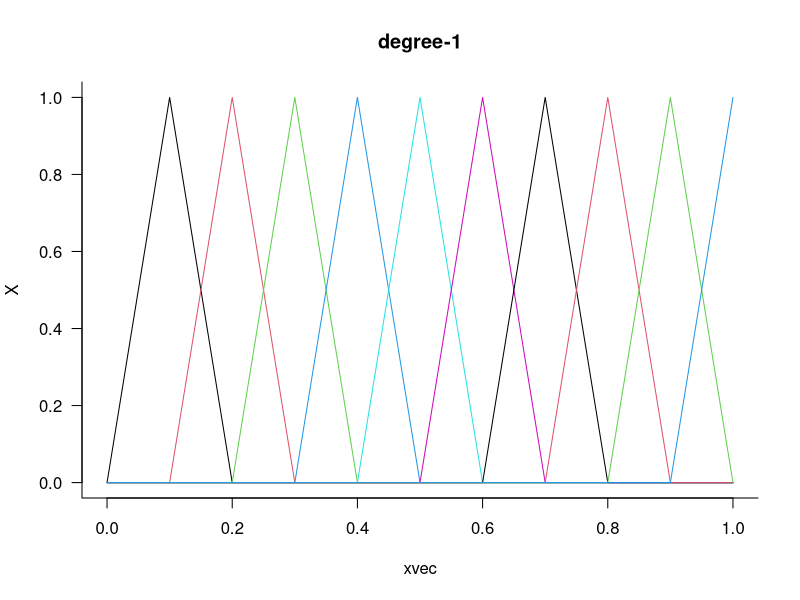
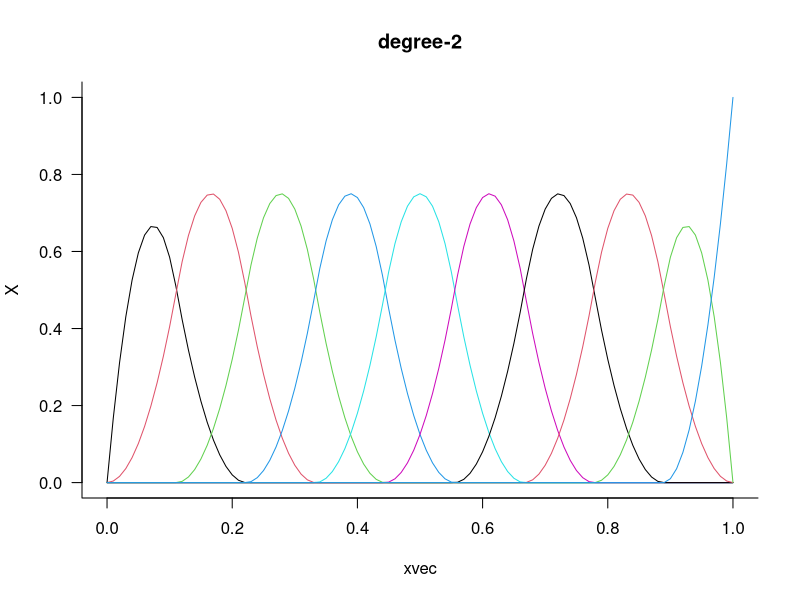
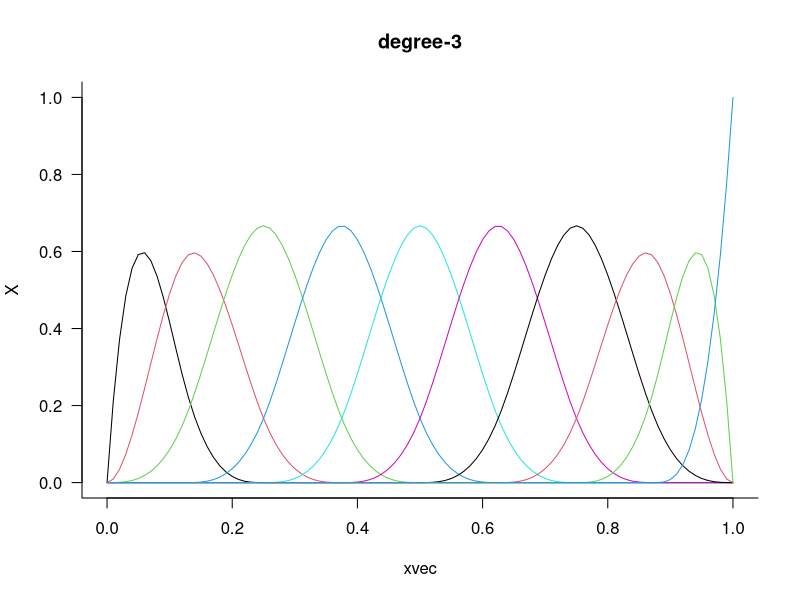
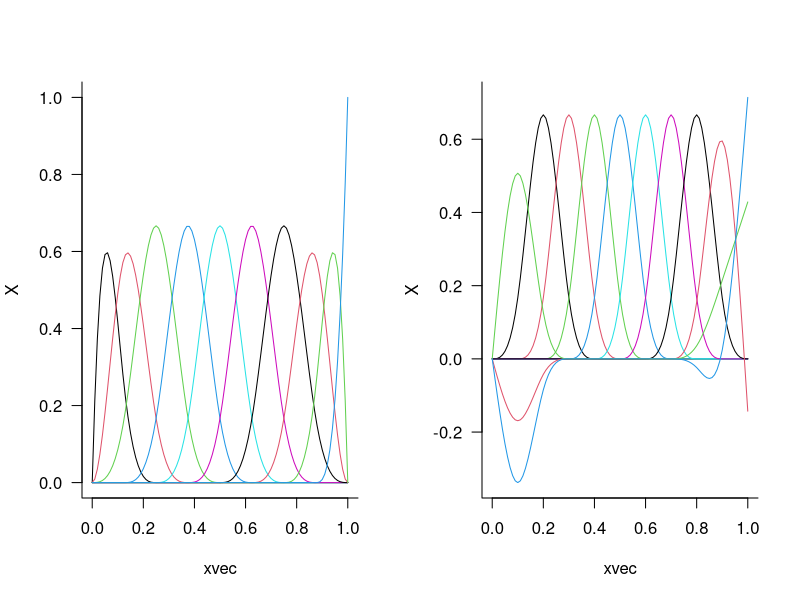

R code for these plots, in order:
## ---- chunk 1
xvec <- seq(0, 1, length.out = 101)
sfun <- function(d = 3, type = "bs", ...) {
    if (type == "bs") {
        X <- splines::bs(xvec, df = 10, degree = d)
    } else {
        X <- splines::ns(xvec, df = 10)
    }
	par(bty = "l", las = 1) 
	matplot(xvec, X, type = "l", lty = 1, ...)
}
sfun(d = 1, main = "degree-1")
sfun(d = 2, main = "degree-2")
sfun(d = 3, main = "degree-3")
## ---- chunk 2
par(mfrow = c(1,2))
sfun()
sfun(type = "ns")
